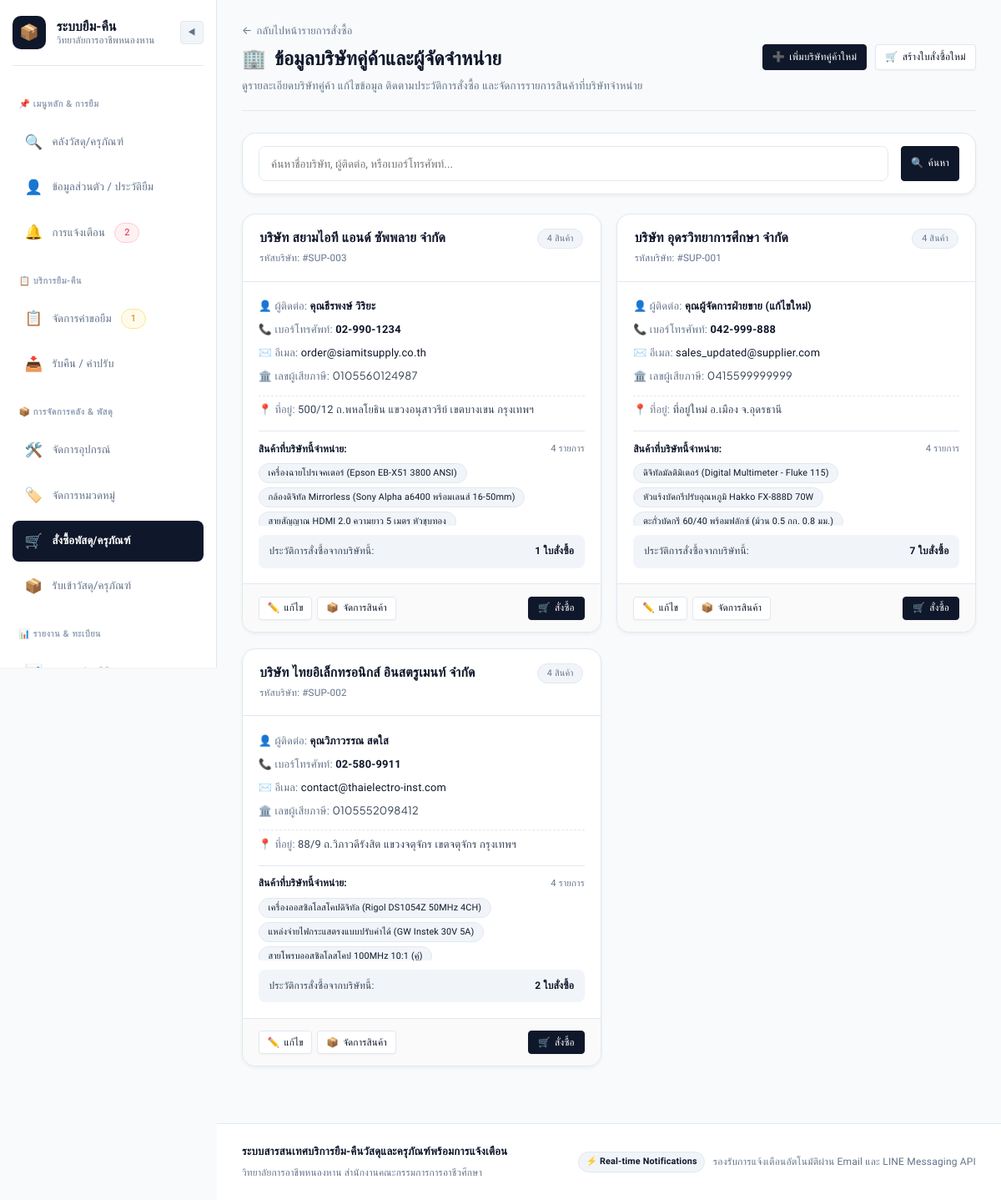
The app's page /admin/suppliers (signed in) with its own data.
### models.py (models this page shows, shortened)
class Supplier(db.Model):
    __tablename__ = 'suppliers'
    supplier_id = db.Column(db.Integer, primary_key=True, autoincrement=True)
    company_name = db.Column(db.String(150), nullable=False)
    contact_name = db.Column(db.String(100), nullable=True)
    phone = db.Column(db.String(20), nullable=True)
    address = db.Column(db.String(255), nullable=True)
    email = db.Column(db.String(100), nullable=True)
    tax_id = db.Column(db.String(50), nullable=True)
    created_at = db.Column(db.DateTime, default=datetime.utcnow)
    purchase_orders = db.relationship('PurchaseOrder', backref='supplier', lazy=True)
    products = db.relationship('SupplierProduct', backref='supplier', lazy=True, cascade='all, delete-orphan')

class SupplierProduct(db.Model):
    __tablename__ = 'supplier_products'
    product_id = db.Column(db.Integer, primary_key=True, autoincrement=True)
    supplier_id = db.Column(db.Integer, db.ForeignKey('suppliers.supplier_id'), nullable=False)
    equipment_id = db.Column(db.Integer, db.ForeignKey('equipment.equipment_id'), nullable=True)
    product_name = db.Column(db.String(150), nullable=False)
    product_code = db.Column(db.String(50), nullable=True)
    category_name = db.Column(db.String(100), nullable=True)
    unit = db.Column(db.String(30), default='ชิ้น')
    unit_price = db.Column(db.Float, default=0.0)
    description = db.Column(db.String(255), nullable=True)
    equipment = db.relationship('Equipment', backref='supplier_products')

### app.py (the view)
    @app.route('/admin/suppliers')
    @roles_required('admin', 'staff')
    def suppliers_list():
        search_query = request.args.get('q', '').strip()
        query = Supplier.query
        if search_query:
            query = query.filter(
                (Supplier.company_name.ilike(f'%{search_query}%')) |
                (Supplier.contact_name.ilike(f'%{search_query}%')) |
                (Supplier.phone.ilike(f'%{search_query}%'))
            )
        suppliers = query.order_by(Supplier.company_name.asc()).all()
        categories = Category.query.all()
        return render_template('admin/suppliers.html', suppliers=suppliers, categories=categories, search_query=search_query)

### models.py (called while the page is built)
    @property
    def full_name(self):
        return f"{self.first_name} {self.last_name}"

    @property
    def role_display(self):
        roles = {
            'student': 'นักเรียน/นักศึกษา',
            'teacher': 'อาจารย์/ครูผู้สอน',
            'staff': 'เจ้าหน้าที่พัสดุ',
            'admin': 'ผู้ดูแลระบบ'
        }
        return roles.get(self.role, self.role)

    @property
    def role_badge_class(self):
        badges = {
            'student': 'badge-info',
            'teacher': 'badge-primary',
            'staff': 'badge-warning',
            'admin': 'badge-danger'
        }
        return badges.get(self.role, 'badge-secondary')

### templates/admin/suppliers.html (shortened to what this page needs)
{% extends "base.html" %}
{% block content %}
<div class="page-header">
    <div>
        <div style="margin-bottom: 0.35rem;">
            <a href="{{ url_for('purchase_orders_list') }}" style="text-decoration: none; font-size: 0.85rem; color: var(--text-muted); display: inline-flex; align-items: center; gap: 0.35rem;">
                <span>←</span> กลับไปหน้ารายการสั่งซื้อ
            </a>
        </div>
        <h1 class="page-title">
            <span>🏢</span> ข้อมูลบริษัทคู่ค้าและผู้จัดจำหน่าย
        </h1>
        <p class="page-subtitle">ดูรายละเอียดบริษัทคู่ค้า แก้ไขข้อมูล ติดตามประวัติการสั่งซื้อ และจัดการรายการสินค้าที่บริษัทจำหน่าย</p>
    </div>
    <div style="display: flex; gap: 0.65rem; align-items: center; flex-wrap: wrap;">
        <button type="button" class="btn btn-primary btn-sm" onclick="openModal('addSupplierModal')">
            <span>➕</span> เพิ่มบริษัทคู่ค้าใหม่
        </button>
        <a href="{{ url_for('purchase_order_new') }}" class="btn btn-secondary btn-sm">
            <span>🛒</span> สร้างใบสั่งซื้อใหม่
        </a>
    </div>
</div>
<div class="card" style="margin-bottom: 1.5rem;">
    <div class="card-body" style="padding: 1rem 1.25rem;">
        <form method="GET" action="{{ url_for('suppliers_list') }}" style="display: flex; gap: 1rem; flex-wrap: wrap;">
            <div style="flex: 1; min-width: 250px;">
                <input type="text" name="q" value="{{ search_query }}" class="form-control" placeholder="ค้นหาชื่อบริษัท, ผู้ติดต่อ, หรือเบอร์โทรศัพท์...">
            </div>
            <button type="submit" class="btn btn-primary btn-sm">
                <span>🔍</span> ค้นหา
            </button>
        </form>
    </div>
</div>
<div style="display: grid; grid-template-columns: repeat(auto-fill, minmax(360px, 1fr)); gap: 1.25rem;">
    {% if suppliers %}
        {% for sup in suppliers %}
            <div class="card" style="display: flex; flex-direction: column; justify-content: space-between;">
                <div>
                    <div class="card-header" style="padding: 1.15rem 1.35rem; display: flex; justify-content: space-between; align-items: flex-start; gap: 0.5rem;">
                        <div>
                            <div style="font-weight: 700; font-size: 1.05rem; color: var(--text-main); line-height: 1.4;">
                                {{ sup.company_name }}
                            </div>
                            <div style="font-size: 0.78rem; color: var(--text-muted); margin-top: 0.2rem;">
                                รหัสบริษัท: #SUP-{{ "%03d"|format(sup.supplier_id) }}
                            </div>
                        </div>
                        <span class="badge badge-secondary" style="font-size: 0.72rem;">
                            {{ sup.products|length }} สินค้า
                        </span>
                    </div>
                    <div class="card-body" style="padding: 1.25rem; font-size: 0.86rem; line-height: 1.65;">
                        <div style="display: flex; flex-direction: column; gap: 0.45rem;">
                            <div>
                                <span style="color: var(--text-muted);">👤 ผู้ติดต่อ:</span>
                                <strong style="color: var(--text-main);">{{ sup.contact_name or '-' }}</strong>
                            </div>
                            <div>
                                <span style="color: var(--text-muted);">📞 เบอร์โทรศัพท์:</span>
                                <strong style="color: var(--primary);">{{ sup.phone or '-' }}</strong>
                            </div>
                            <div>
                                <span style="color: var(--text-muted);">✉️ อีเมล:</span>
                                <span style="color: var(--text-main);">{{ sup.email or '-' }}</span>
                            </div>
                            <div>
                                <span style="color: var(--text-muted);">🏛️ เลขผู้เสียภาษี:</span>
                                <span style="font-family: var(--font-numeric);">{{ sup.tax_id or '-' }}</span>
                            </div>
                            <div style="padding-top: 0.35rem; border-top: 1px dashed var(--border); margin-top: 0.35rem;">
                                <span style="color: var(--text-muted);">📍 ที่อยู่:</span>
                                <span style="color: var(--text-body);">{{ sup.address or '-' }}</span>
                            </div>
                        </div>
                        <div style="margin-top: 1rem; padding-top: 0.75rem; border-top: 1px solid var(--border);">
                            <div style="display: flex; justify-content: space-between; align-items: center; margin-bottom: 0.45rem;">
                                <strong style="font-size: 0.8rem; color: var(--text-main);">สินค้าที่บริษัทนี้จำหน่าย:</strong>
                                <span style="font-size: 0.75rem; color: var(--text-muted);">{{ sup.products|length }} รายการ</span>
                            </div>
                            <div style="display: flex; flex-wrap: wrap; gap: 0.35rem; max-height: 75px; overflow-y: auto;">
                                {% if sup.products %}
                                    {% for p in sup.products[:4] %}
                                        <span class="badge badge-secondary" style="font-size: 0.72rem; font-weight: normal; background: #f1f5f9; color: var(--text-main);">
                                            {{ p.product_name }}
                                        </span>
                                    {% endfor %}
                                {% else %}
                                    <span style="font-size: 0.78rem; color: var(--text-muted);">ยังไม่มีรายการสินค้าในแค็ตตาล็อก</span>
                                {% endif %}
                            </div>
                        </div>
                        <div style="margin-top: 0.75rem; padding: 0.65rem 0.85rem; background: var(--bg-subtle); border-radius: var(--radius-sm); display: flex; justify-content: space-between; align-items: center; font-size: 0.8rem;">
                            <span>ประวัติการสั่งซื้อจากบริษัทนี้:</span>
                            <strong style="color: var(--primary);">{{ sup.purchase_orders|length }} ใบสั่งซื้อ</strong>
                        </div>
                    </div>
                </div>
                <div class="card-footer" style="padding: 0.95rem 1.25rem; background: #fafafa; border-top: 1px solid var(--border); display: flex; justify-content: space-between; align-items: center; gap: 0.5rem; flex-wrap: wrap;">
                    <div style="display: flex; gap: 0.4rem;">
                        <button type="button" class="btn btn-secondary btn-sm" style="padding: 0.3rem 0.65rem; font-size: 0.78rem;" onclick="openEditModal({{ sup.supplier_id }}, '{{ sup.company_name|replace("'", "\\'") }}', '{{ (sup.contact_name or '')|replace("'", "\\'") }}', '{{ (sup.phone or '')|replace("'", "\\'") }}', '{{ (sup.email or '')|replace("'", "\\'") }}', '{{ (sup.tax_id or '')|replace("'", "\\'") }}', '{{ (sup.address or '')|replace("'", "\\'") }}')">
                            <span>✏️</span> แก้ไข
                        </button>
                        <button type="button" class="btn btn-secondary btn-sm" style="padding: 0.3rem 0.65rem; font-size: 0.78rem;" onclick="openProductsModal({{ sup.supplier_id }}, '{{ sup.company_name|replace("'", "\\'") }}')">
                            <span>📦</span> จัดการสินค้า
                        </button>
                    </div>
                    <a href="{{ url_for('purchase_order_new', supplier_id=sup.supplier_id) }}" class="btn btn-primary btn-sm" style="padding: 0.3rem 0.75rem; font-size: 0.78rem;">
                        <span>🛒</span> สั่งซื้อ
                    </a>
                </div>
            </div>
        {% endfor %}
    {% endif %}
</div>
{% endblock %}

### records on screen
Supplier: company_name "บริษัท สยามไอที แอนด์ ซัพพลาย จำกัด", supplier_id "003", products|length "4", contact_name "คุณธีรพงษ์ วิริยะ", phone "02-990-1234", email "order@siamitsupply.co.th", tax "0105560124987", address "500/12 ถ.พหลโยธิน แขวงอนุสาวรีย์ เขตบางเขน กรุงเทพฯ", purchase_orders|length "1"
SupplierProduct: product_name "เครื่องฉายโปรเจคเตอร์ (Epson EB-X51 3800 ANSI)"
SupplierProduct: product_name "กล้องดิจิทัล Mirrorless (Sony Alpha a6400 พร้อมเลนส์ 16-50mm)"
SupplierProduct: product_name "สายสัญญาณ HDMI 2.0 ความยาว 5 เมตร หัวชุบทอง"
Supplier: company_name "บริษัท อุดรวิทยาการศึกษา จำกัด", supplier_id "001", products|length "4", contact_name "คุณผู้จัดการฝ่ายขาย (แก้ไขใหม่)", phone "042-999-888", email "sales_updated@supplier.com", tax "0415599999999", address "ที่อยู่ใหม่ อ.เมือง จ.อุดรธานี", purchase_orders|length "7"
SupplierProduct: product_name "ดิจิทัลมัลติมิเตอร์ (Digital Multimeter - Fluke 115)"
SupplierProduct: product_name "หัวแร้งบัดกรีปรับอุณหภูมิ Hakko FX-888D 70W"
SupplierProduct: product_name "ตะกั่วบัดกรี 60/40 พร้อมฟลักซ์ (ม้วน 0.5 กก. 0.8 มม.)"
Supplier: company_name "บริษัท ไทยอิเล็กทรอนิกส์ อินสตรูเมนท์ จำกัด", supplier_id "002", products|length "4", contact_name "คุณวิภาวรรณ สดใส", phone "02-580-9911", email "contact@thaielectro-inst.com", tax "0105552098412", address "88/9 ถ.วิภาวดีรังสิต แขวงจตุจักร เขตจตุจักร กรุงเทพฯ", purchase_orders|length "2"
SupplierProduct: product_name "เครื่องออสซิลโลสโคปดิจิทัล (Rigol DS1054Z 50MHz 4CH)"
SupplierProduct: product_name "แหล่งจ่ายไฟกระแสตรงแบบปรับค่าได้ (GW Instek 30V 5A)"
SupplierProduct: product_name "สายโพรบออสซิลโลสโคป 100MHz 10:1 (คู่)"

### other values on screen
{{ unread_count }} "2"
{{ pending_requests_count }} "1"
